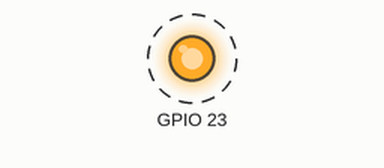
This program was run on a simulated Raspberry Pi (BCM pin numbers). Shown: output pins drawn as LEDs (lit = HIGH). Dashed ring = blinking.

Above: at 0.2 s.
Timing chart, 0 to 3.0 s (numbered marks = the images above):
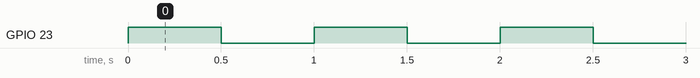

The program:

TestTurnOn.py
```python
import RPi.GPIO as GPIO            # import RPi.GPIO module
from time import sleep             # lets us have a delay
GPIO.setmode(GPIO.BCM)             # choose BCM or BOARD
GPIO.setup(23, GPIO.OUT)           # set GPIO24 as an output

try:
    while True:
        GPIO.output(23, 1)         # set GPIO24 to 1/GPIO.HIGH/True
        sleep(0.5)                 # wait half a second
        GPIO.output(23, 0)         # set GPIO24 to 0/GPIO.LOW/False
        sleep(0.5)                 # wait half a second

except KeyboardInterrupt:          # trap a CTRL+C keyboard interrupt
    GPIO.cleanup()
```

Measured:
- by itself, GPIO 23: alternates HIGH for 0.50 s and LOW for 0.50 s
